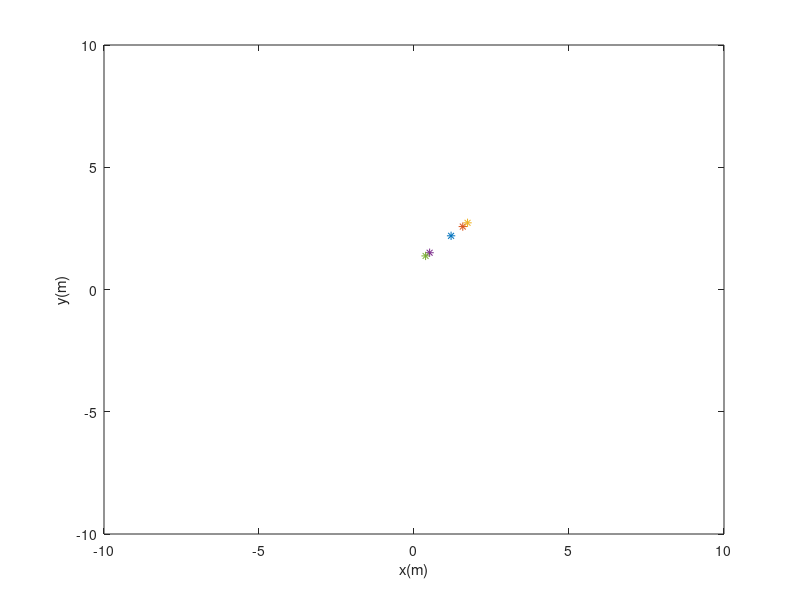
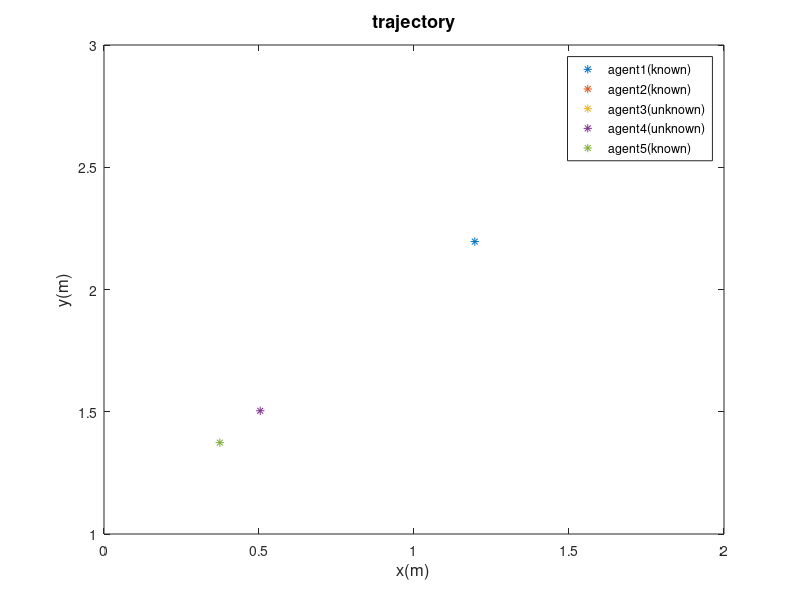

Write the MATLAB code that produced these figures, in order. (Note: this script raises an error after producing the figures.)
% paper: Distributed Localization Using Finite Impulse Response Filter.
% author: Yeong Jun Kim(colson)
% email: colson@korea.ac.kr || dud3722000@naver.com
% date: 2020-09-08
% EKFDCL class is in
% https://www.github.com/YeongJunKim/matlab/filters/

clear all;

addpath('./../../../matlab/filters/');
addpath('./../../../matlab/filters/DFIR');
addpath('./../../../matlab/filters/EKF');
addpath('./..');
global app;

make_video = 1;
absolute_on = 1;

%% invironment setup
app.agent_num = 5;
app.nx = 3;
app.nu = 2;
app.nh = 7;
app.nz = 7;

app.initial_state = zeros(app.nx * app.agent_num, 1);
app.adjacency = zeros(app.agent_num, app.agent_num);


% ramdom state initialization
for ct = 1:app.agent_num
    app.initial_state((ct-1)*app.nx+1:(ct-1)*app.nx+app.nx, 1) = rand(3,1);
    app.initial_state((ct-1)*app.nx+1,1) = app.initial_state((ct-1)*app.nx+1,1) * 2;
    app.initial_state((ct-1)*app.nx+2,1) = app.initial_state((ct-1)*app.nx+1,1) * normrnd(0, 0.3);
    % same direction
    app.initial_state((ct-1)*app.nx+3,1) = 0;
end

app.adjacency(1,[2, 4]) = 1;
app.adjacency(2,3) = 1;
app.adjacency(3,[1, 2, 5]) = 1;
app.adjacency(4,[1, 2, 5]) = 1;
app.adjacency(5,[3, 4]) = 1;
app.anchor_pos = zeros(2,4);
app.anchor_pos(:,1) = [0 0]';
app.anchor_pos(:,2) = [0 5]';
app.anchor_pos(:,3) = [5 5]';
app.anchor_pos(:,4) = [5 0]';

app.property = ["known", "known", "unknown", "unknown", "known"];

for ct = 1:app.agent_num
    app.data.agent(ct).property = app.property(ct);
    app.data.agent(ct).initial_state = zeros(app.nx, 1);
    app.data.agent(ct).input = zeros(app.nu, []);
    app.data.agent(ct).measurement = zeros(app.nz, []);
    app.data.agent(ct).trajectory.real = zeros(app.nx, []);
    app.data.agent(ct).trajectory.estimated = zeros(app.nx, []);
    app.data.agent(ct).trajectory.se =  zeros(app.nx, []);
    app.data.agent(ct).trajectory.rmse = 0;
    app.data.agent(ct).initial_state(:,1) = app.initial_state((ct-1)*app.nx+1:(ct-1)*app.nx+app.nx, 1);
    app.data.agent(ct).trajectory.real(:, 1) = app.initial_state((ct-1)*app.nx+1:(ct-1)*app.nx+app.nx, 1);
    app.data.agent(ct).trajectory.estimated(:, 1) = app.initial_state((ct-1)*app.nx+1:(ct-1)*app.nx+app.nx, 1);
end

%% initicating plots
agent_names = "agent";
figure(1);
clf;
ax1 = axes;
ax1_plots = cell(app.agent_num, 1);

for ct = 1:app.agent_num
    ax1_plots{ct} = plot(ax1, app.initial_state((ct-1)*app.nx+1),app.initial_state((ct-1)*app.nx+1)+1, '*'); hold on;
end
xlim([-10 10]);
ylim([-10 10]);
xlabel("x(m)");
ylabel("y(m)");
hold off;

figure(2);
clf;
ax2 = axes;
ax2_plots = cell(app.agent_num, 1);

for ct = 1:app.agent_num
    agent_plot_name = strcat(agent_names, num2str(ct));
    if ct == 3 || ct == 4
    agent_plot_name = strcat(agent_plot_name, "(unknown)");
    else
    agent_plot_name = strcat(agent_plot_name, "(known)");
    end
    ax2_plots{ct} = plot(ax2, app.initial_state((ct-1)*app.nx+1),app.initial_state((ct-1)*app.nx+1)+1, '*', 'DisplayName', agent_plot_name); hold on;
end
legend;
% xlim([-10 10]);
% ylim([-10 10]);
xlabel("x(m)", 'FontSize', 12);
ylabel("y(m)", 'FontSize', 12);
title("trajectory", 'FontSize', 13);
hold on;


%% simulation init
app.dt = 0.1;
app.iteration = 140;

[app.F, app.J_F] = dynamics_nonholonomic(app.dt);
[app.H, app.J_H] = measurement_update(app.anchor_pos);
[app.R, app.J_R] = relative_measurement_update2();

app.cp_targets = 2;
app.INDEX_DFIR = 1;
app.INDEX_EKF = 2;

estimator = cell(app.cp_targets,app.agent_num);

for ct = 1:app.agent_num
    estimator{app.INDEX_DFIR,ct} = DFIR(app.nh,app.nx,app.nz,app.nu,app.F,app.J_F,app.R,app.J_R,app.R,app.J_R,app.data.agent(ct).initial_state(:),3);
    estimator{app.INDEX_EKF ,ct} = EKF(diag([0.01, 0.1, 0.05]), diag([0.002, 0.002, 0.002]), diag([0.01, 0.015, 0.01, 0.015, 0.01, 0.005, 0.005]), app.F, app.J_F, app.R, app.J_R, app.data.agent(ct).initial_state(:));
end

%% make real
for ct = 1:app.iteration
    
    if ct < 30
        app.data.agent(1).input(:,ct) = normrnd([0.2 -0.2]', 0.1);
        app.data.agent(2).input(:,ct) = normrnd([0.1 0.15]', 0.1);
        app.data.agent(3).input(:,ct) = normrnd([0.1 0.2]', 0.1);
        app.data.agent(4).input(:,ct) = normrnd([0.1 0.16]', 0.1);
        app.data.agent(5).input(:,ct) = normrnd([0.1 -0.21]', 0.1);
    elseif ct < 60
        app.data.agent(1).input(:,ct) = normrnd([0.1 0.1]', 0.1);
        app.data.agent(2).input(:,ct) = normrnd([0.15 -0.3]', 0.1);
        app.data.agent(3).input(:,ct) = normrnd([0.2 -0.3]', 0.1);
        app.data.agent(4).input(:,ct) = normrnd([0.4 -0.36]', 0.1);
        app.data.agent(5).input(:,ct) = normrnd([0.3 0.13]', 0.1);
    else
        app.data.agent(1).input(:,ct) = normrnd([0.1 0.1]', 0.1);
        app.data.agent(2).input(:,ct) = normrnd([0.25 0.3]', 0.1);
        app.data.agent(3).input(:,ct) = normrnd([0.2 -0.35]', 0.1);
        app.data.agent(4).input(:,ct) = normrnd([0.1 -0.3]', 0.1);
        app.data.agent(5).input(:,ct) = normrnd([0.15 0.4]', 0.1);
    end
    for i = 1:app.agent_num
        x = app.data.agent(i).trajectory.real(1,ct);
        y = app.data.agent(i).trajectory.real(2,ct);
        theta = app.data.agent(i).trajectory.real(3,ct);
        ul = app.data.agent(i).input(1,ct);
        ua = app.data.agent(i).input(2,ct);
        app.data.agent(i).trajectory.real(:,ct+1) = app.F(x, y, theta, ul, ua);
    end
    for i = 1:app.agent_num
        
        
    end
end
for i = 1:app.agent_num
        ax2_plots{i}.XData = app.data.agent(i).trajectory.real(1,1:ct+1);
        ax2_plots{i}.YData = app.data.agent(i).trajectory.real(2,1:ct+1); 
end
%% estimate
for ct = 1:app.iteration
        x1 = app.data.agent(1).trajectory.real(1,ct+1);
        y1 = app.data.agent(1).trajectory.real(2,ct+1);
        x2 = app.data.agent(2).trajectory.real(1,ct+1);
        y2 = app.data.agent(2).trajectory.real(2,ct+1);
        x3 = app.data.agent(5).trajectory.real(1,ct+1);
        y3 = app.data.agent(5).trajectory.real(2,ct+1);
        
        pj = [x1 y1 x2 y2 x3 y3];
        d1 = norm(app.data.agent(3).trajectory.real(1:2,ct+1) - app.data.agent(1).trajectory.real(1:2,ct+1));
        d2 = norm(app.data.agent(3).trajectory.real(1:2,ct+1) - app.data.agent(2).trajectory.real(1:2,ct+1));
        d3 = norm(app.data.agent(3).trajectory.real(1:2,ct+1) - app.data.agent(5).trajectory.real(1:2,ct+1));
        
%         e1 = atan(y1-app.data.agent(3).trajectory.real(2,ct+1)/x1-app.data.agent(3).trajectory.real(1,ct+1))-app.data.agent(3).trajectory.real(3,ct+1);
%         e2 = atan(y2-app.data.agent(3).trajectory.real(2,ct+1)/x2-app.data.agent(3).trajectory.real(1,ct+1))-app.data.agent(3).trajectory.real(3,ct+1);
%         e3 = atan(y3-app.data.agent(3).trajectory.real(2,ct+1)/x3-app.data.agent(3).trajectory.real(1,ct+1))-app.data.agent(3).trajectory.real(3,ct+1);
        e1 = app.data.agent(3).trajectory.real(3,ct+1);
        e2 = app.data.agent(3).trajectory.real(3,ct+1);
        e3 = app.data.agent(3).trajectory.real(3,ct+1);
        
        
        measurement = [d1 d2 d3 e1 e2 e3 app.data.agent(3).trajectory.real(3,ct+1)] + normrnd([0,0,0,0,0,0,0], [0.001 0.001 0.001 0.001 0.001 0.001 0.0001]);
        estimator{app.INDEX_DFIR, 3}.estimate2(app.data.agent(3).input(:,ct), pj', measurement');
        measurement = [d1 d2 d3 e1 e2 e3 app.data.agent(3).trajectory.real(3,ct+1)] + normrnd([0,0,0,0,0,0,0], [0.1 0.01 0.01 0.01 0.1 0.01 0.001]);
        estimator{app.INDEX_EKF, 3}.estimate(app.data.agent(3).input(:,ct), pj', measurement');
        pj = [x1 y1 x2 y2 x3 y3];
        d1 = norm(app.data.agent(4).trajectory.real(1:2,ct+1) - app.data.agent(1).trajectory.real(1:2,ct+1));
        d2 = norm(app.data.agent(4).trajectory.real(1:2,ct+1) - app.data.agent(2).trajectory.real(1:2,ct+1));
        d3 = norm(app.data.agent(4).trajectory.real(1:2,ct+1) - app.data.agent(5).trajectory.real(1:2,ct+1));
        
        e1 = app.data.agent(4).trajectory.real(3,ct+1);
        e2 = app.data.agent(4).trajectory.real(3,ct+1);
        e3 = app.data.agent(4).trajectory.real(3,ct+1);
        measurement = [d1 d2 d3 e1 e2 e3 app.data.agent(4).trajectory.real(3,ct+1)] + normrnd([0,0,0,0,0,0,0], [0.001 0.001 0.001 0.001 0.001 0.001 0.0001]);
        estimator{app.INDEX_DFIR, 4}.estimate2(app.data.agent(4).input(:,ct), pj', measurement');
        measurement = [d1 d2 d3 e1 e2 e3 app.data.agent(4).trajectory.real(3,ct+1)]+ normrnd([0,0,0,0,0,0,0], [0.01 0.1 0.01 0.1 0.01 0.01 0.01]);
        estimator{app.INDEX_EKF, 4}.estimate(app.data.agent(4).input(:,ct), pj', measurement');
end


%% plot
figure(2);
x = zeros(1,app.iteration);
y = zeros(1,app.iteration);
x(:) = estimator{app.INDEX_DFIR, 3}.x_appended(1,:);
y(:) = estimator{app.INDEX_DFIR, 3}.x_appended(2,:);
plot(x,y,'-d', 'DisplayName', 'agent3(proposed)'); hold on;
x(:) = estimator{app.INDEX_DFIR, 4}.x_appended(1,:);
y(:) = estimator{app.INDEX_DFIR, 4}.x_appended(2,:);
plot(x,y,'-d', 'DisplayName', 'agent4(proposed)'); hold on;
x(:) = estimator{app.INDEX_EKF, 3}.x_appended(1,:);
y(:) = estimator{app.INDEX_EKF, 3}.x_appended(2,:);
plot(x,y,'-o', 'DisplayName', 'agent3(EKF)'); hold on;
x(:) = estimator{app.INDEX_EKF, 4}.x_appended(1,:);
y(:) = estimator{app.INDEX_EKF, 4}.x_appended(2,:);
plot(x,y,'-o', 'DisplayName', 'agent4(EKF)');
legend('FontSize', 12);

%%
figure(3);
clf;
subplot(2,1,1);
x = zeros(1, app.iteration);
y = zeros(1, app.iteration);
z = zeros(1, app.iteration);
interval = 1:app.iteration;

x(interval) = app.data.agent(3).trajectory.real(1,interval) - estimator{app.INDEX_DFIR, 3}.x_appended(1,interval);
y(interval) = app.data.agent(3).trajectory.real(2,interval) - estimator{app.INDEX_DFIR, 3}.x_appended(2,interval);
z(interval) = app.data.agent(3).trajectory.real(3,interval) - estimator{app.INDEX_DFIR, 3}.x_appended(3,interval);
estimator{app.INDEX_DFIR, 3}.x_se(1,interval) = x(interval).^2;
estimator{app.INDEX_DFIR, 3}.x_se(2,interval) = y(interval).^2;
estimator{app.INDEX_DFIR, 3}.x_se(3,interval) = z(interval).^2;

y = x.^2 + y.^2;
y = y/2;
plot(interval,y,'-o','DisplayName', 'proposed'); hold on;


x(interval) = app.data.agent(3).trajectory.real(1,interval) - estimator{app.INDEX_EKF, 3}.x_appended(1,interval);
y(interval) = app.data.agent(3).trajectory.real(2,interval) - estimator{app.INDEX_EKF, 3}.x_appended(2,interval);
z(interval) = app.data.agent(3).trajectory.real(3,interval) - estimator{app.INDEX_EKF, 3}.x_appended(3,interval);
estimator{app.INDEX_EKF, 3}.x_se(1,interval) = x(interval).^2;
estimator{app.INDEX_EKF, 3}.x_se(2,interval) = y(interval).^2;
estimator{app.INDEX_EKF, 3}.x_se(3,interval) = z(interval).^2;
y = x.^2 + y.^2;
plot(interval,y, '-x','DisplayName', 'EKF'); hold on;
legend('Fontsize', 12);
title('robot3 estimation error','Fontsize', 13);
ylabel('error(m^2)','Fontsize', 12);
xlabel('time(s)','Fontsize', 12);


subplot(2,1,2);
x(interval) = app.data.agent(4).trajectory.real(1,interval) - estimator{app.INDEX_DFIR, 4}.x_appended(1,interval);
y(interval) = app.data.agent(4).trajectory.real(2,interval) - estimator{app.INDEX_DFIR, 4}.x_appended(2,interval);
z(interval) = app.data.agent(4).trajectory.real(3,interval) - estimator{app.INDEX_DFIR, 4}.x_appended(3,interval);
estimator{app.INDEX_DFIR, 4}.x_se(1,interval) = x(interval).^2;
estimator{app.INDEX_DFIR, 4}.x_se(2,interval) = y(interval).^2;
estimator{app.INDEX_DFIR, 4}.x_se(3,interval) = z(interval).^2;
y = x.^2 + y.^2;
y = y/2;
plot(interval,y,'-o','DisplayName', 'proposed'); hold on;


x(interval) = app.data.agent(4).trajectory.real(1,interval) - estimator{app.INDEX_EKF, 4}.x_appended(1,interval);
y(interval) = app.data.agent(4).trajectory.real(2,interval) - estimator{app.INDEX_EKF, 4}.x_appended(2,interval);
z(interval) = app.data.agent(4).trajectory.real(3,interval) - estimator{app.INDEX_EKF, 4}.x_appended(3,interval);
estimator{app.INDEX_EKF, 4}.x_se(1,interval) = x(interval).^2;
estimator{app.INDEX_EKF, 4}.x_se(2,interval) = y(interval).^2;
estimator{app.INDEX_EKF, 4}.x_se(3,interval) = z(interval).^2;
y = x.^2 + y.^2;
plot(interval,y, '-x','DisplayName', 'EKF'); hold on;
legend('Fontsize', 12);
title('robot4 estimation error','Fontsize', 13);
ylabel('error(m^2)','Fontsize', 12);
xlabel('time(s)','Fontsize', 12);



%% RMSE
for ct = 3:4
   estimator{app.INDEX_DFIR, ct}.x_rmse = sum(estimator{app.INDEX_DFIR, ct}.x_se(1:2,interval))/2;
   estimator{app.INDEX_EKF, ct}.x_rmse = sum(estimator{app.INDEX_EKF, ct}.x_se(1:2,interval));
   estimator{app.INDEX_DFIR, ct}.x_rmse = sum(estimator{app.INDEX_DFIR, ct}.x_rmse);
   estimator{app.INDEX_EKF, ct}.x_rmse = sum(estimator{app.INDEX_EKF, ct}.x_rmse);
   
   fprintf("ROBOT %d DFIR RMSE %f \r\n",ct, estimator{app.INDEX_DFIR, ct}.x_rmse);
   fprintf("ROBOT %d EKF RMSE %f \r\n",ct, estimator{app.INDEX_EKF, ct}.x_rmse);
end

























































